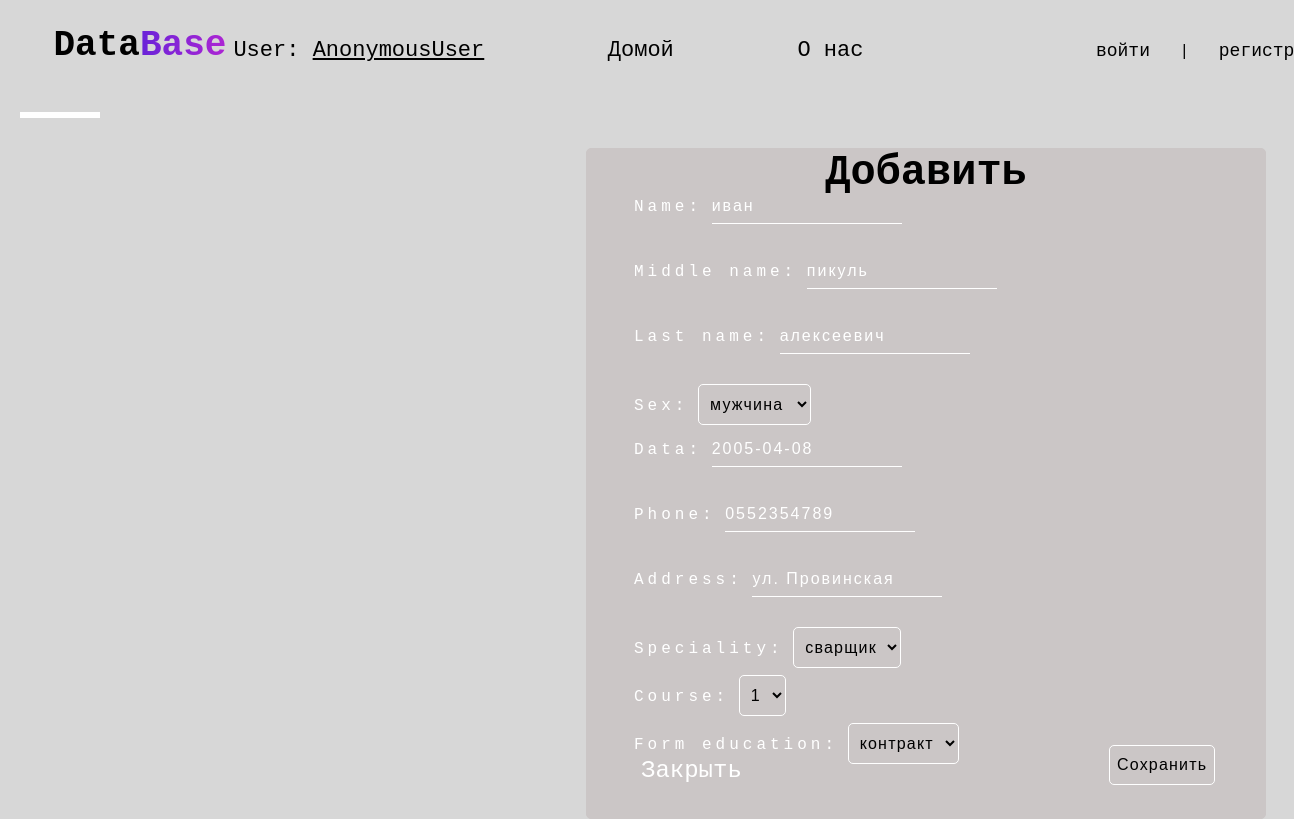
Screenshot of /db/student/1/update/ with the database file from the repository.
### student_db/models.py (models this page shows, shortened)
class Student(models.Model):
    name = models.CharField(max_length=50)
    middle_name = models.CharField(max_length=50)
    last_name = models.CharField(max_length=50)
    sex = models.CharField(max_length=50, choices=[('man', 'мужчина'), ('woman', 'женщина')], default='')
    age = models.DateField('data')
    phone = models.CharField(max_length=20)
    address = models.CharField(max_length=100)
    speciality = models.ForeignKey(Speciality, on_delete=models.CASCADE, null=True)
    course = models.CharField(max_length=50, choices=[('1', '1'), ('2', '2')], default='1', null=True)
    form_education = models.CharField(max_length=50, choices=[('контракт', 'контракт'), ('бюджет', 'бюджет')])

class Speciality(models.Model):
    name = models.CharField(max_length=100)
    teacher = models.ForeignKey(Teacher, on_delete=models.CASCADE, null=True)
    course = models.CharField(max_length=50, choices=[("два года", "два года"),
                                                      ("три месяца", "три месяца"),
                                                      ("год (после 9)", "год (после 9)"),
                                                      ("год (после 9 и 11)", "год (после 9 и 11)")],
                              unique=True, null=True)
    education_form = models.CharField(max_length=50, choices=[('контракт', 'контракт'), ('бюджет', 'бюджет')])
    for_edu = models.CharField(max_length=10, choices=[('9', '9'), ('11', '11'), ('9 и 11', '9 и 11')], null=True)
    def __str__(self):
        return self.name

### student_db/views.py (the view)
# urls.py: path('student/<int:pk>/update/', views.student_update, name='student_update'),
def student_update(request, pk):
    student = get_object_or_404(Student, pk=pk)
    form = StudentForm(request.POST or None, instance=student)
    context = {'form': form}
    if form.is_valid():
        form.save()
        return redirect('student:student_list')
    return render(request, 'student_db/student_form.html', context)

### student_db/forms.py
class StudentForm(forms.ModelForm):
    class Meta:
        model = Student
        fields = '__all__'
        data = forms.DateField(input_formats=settings.DATE_INPUT_FORMATS)
        widgets = {'age': forms.TextInput(attrs={'placeholder': '%Y-%m-%d'})}

### student_db/templates/student_db/student_form.html (shortened to what this page needs)
{% extends 'db.html' %}
{% load static %}
{% block content %}
<link rel="stylesheet" href="{% static 'css/form.css' %}">
<main class="main">
  <div class="forms">
    <h1>Добавить</h1>
    <div class="user-box">
      <form method="post">
        {{ form.as_p }}
        <button type="submit">Сохранить</button>
      </form>
    </div>
    <a href="{% url 'student:student_list' %}">Закрыть</a>
  </div>
</main>
{% endblock %}

### static/css/db.css (style rules this page uses)
* { margin: 0; padding: 0; box-sizing: border-box; }
body { background: #000; color: white; font-family: 'Courier New', monospace; }

### static/css/form.css (style rules this page uses)
* { margin: 0; padding: 0; box-sizing: border-box; }
body { background: #d7d7d7; color: black; font-family: 'Courier New', monospace; }
.main form { position: absolute; top: 40px; left: 47px; height: 607px; }
.main form select { padding: 10px 7px; margin-bottom: 7px; background: transparent; border-radius: 5px; border: 1px solid white; font-size: 16px; letter-spacing: 1.2px; }
.forms { border: 1px solid #cbc6c6; background: #cbc6c6; border-radius: 5px; width: 680px; height: 671px; display: block; top: 148px; left: 586px; position: absolute; }
.forms h1 { font-size: 42px; text-align: center; }
.user-box { width: 602px; height: 90%; margin: 0 auto; }
.user-box form label { top: 0; left: 0; padding: 10px 0; font-size: 16px; color: white; pointer-events: none; transition: .5s; letter-spacing: 4px; }
.user-box form input { width: 50%; padding: 8px 0; font-size: 16px; color: #fff; margin-bottom: 30px; outline: none; background: transparent; border: none; border-bottom: 1px solid white; letter-spacing: 2px; }
.user-box form button { padding: 10px 7px; background: transparent; border-radius: 5px; border: 1px solid white; font-size: 16px; letter-spacing: 1.2px; position: absolute; top: 556px; left: 475px; transition-duration: .5s; }
.forms a { font-size: 24px; color: white; text-decoration: none; position: absolute; bottom: 34px; left: 54px; transition-duration: .5s; }

### rows the page displays
Student: name "иван", middle_name "пикуль", last_name "алексеевич", sex "мужчина", age "2005-04-08", phone "0552354789", address "ул. Провинская", speciality "сварщик", course "1", form_education "контракт"

### other values shown
{{ user }} "AnonymousUser"
